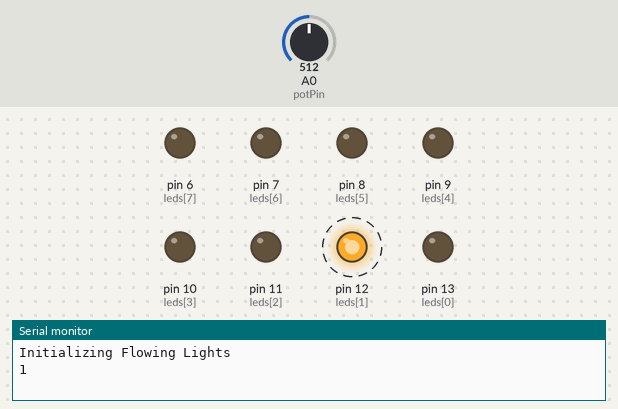
A sketch run on a simulated Arduino Uno, built with avr-gcc and run on an emulated ATmega328P. Parts: output pins drawn as LEDs (lit = HIGH), the last lines printed to the serial monitor. Dashed ring = blinking. The test bench sets the inputs (shaded band); at power-on: A0 (potPin) = 512. Random numbers use the default seed unless the sketch sets one.

Above: at 1.2 s.
1.3 s: A0 (potPin) set to 670
At 3.66 s:
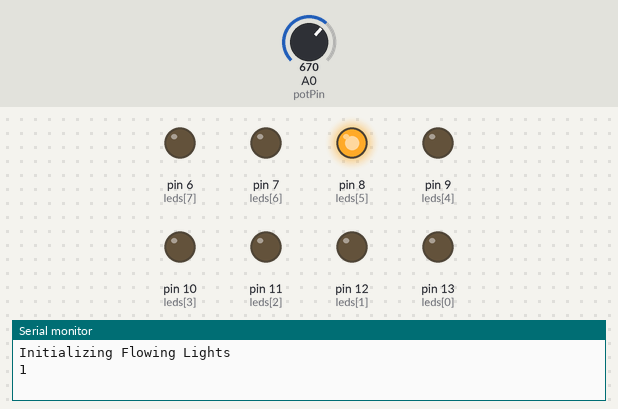
4.6 s: A0 (potPin) set to 697
6.3 s: A0 (potPin) set to 715
7.8 s: A0 (potPin) set to 748
At 8.8 s:
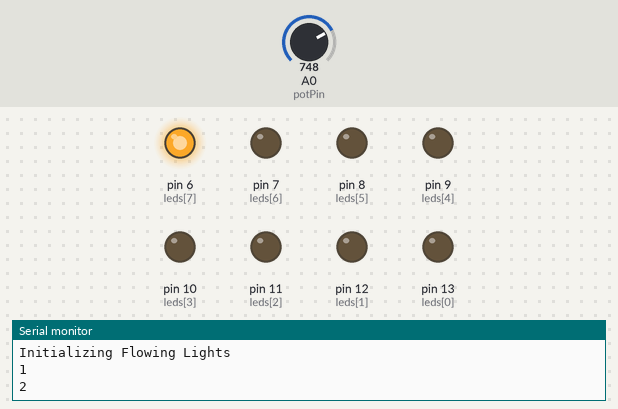
9.3 s: A0 (potPin) set to 774
At 10.5 s:
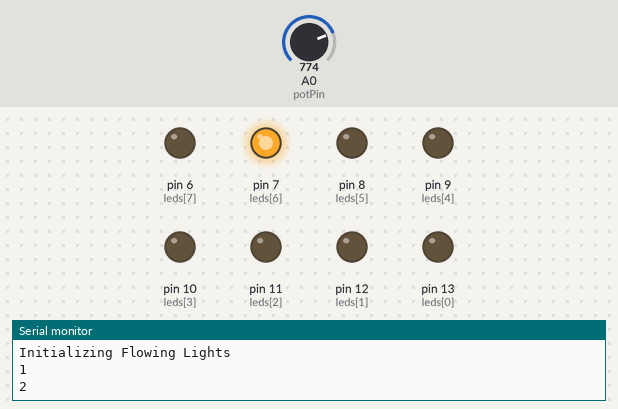
10.8 s: A0 (potPin) set to 1023
At 11.7 s:
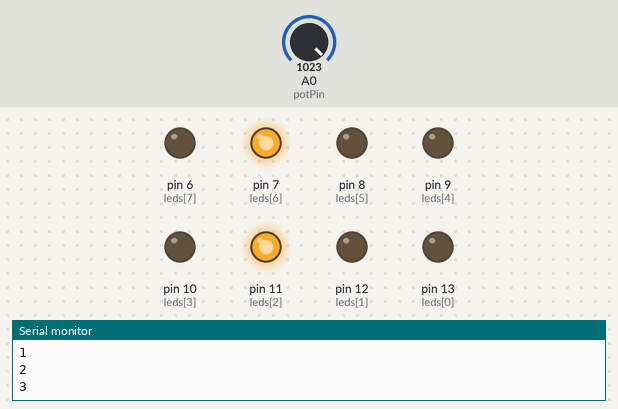
Timing chart, 0 to 15.1 s (numbered marks = the images above; inputs shaded):
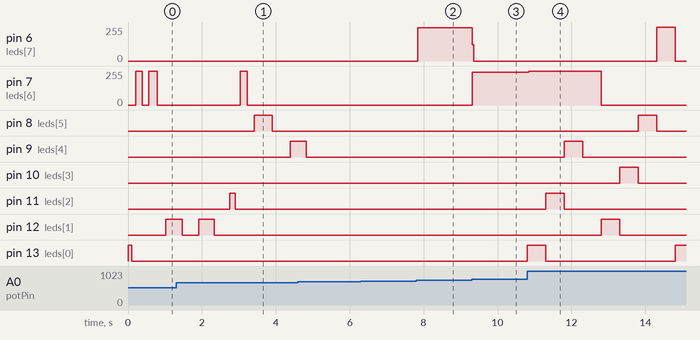

The sketch:

FlowingExtension.ino
```cpp
/**
	Purpose: Analogue selection program for LEDs
	Made By: Alex Li
	Made On: March 5, 2020
	Modified On: March 10, 2020
*/

// Declares variables
const int leds[] = {13,12,11,10,9,8,7,6};
const int potPin = A0;
int curLED = 0;
int endLED = 7;
int curMode = -1;

// sets mode 1 (lights move in to center then out)
void mode1()
{
	// lights LED on and off moving inward from outside
	for(int i = 0; i< 4; i++)
	{
		digitalWrite(leds[endLED], HIGH);
		digitalWrite(leds[curLED], HIGH);
		delay(400);
		digitalWrite(leds[endLED], LOW);
		digitalWrite(leds[curLED], LOW);
		delay(1);
	 	++curLED;
		--endLED;
	}

	// lights LED on and off moving outward from the center
	for(int i = 0; i < 4; i++)
	{
		digitalWrite(leds[endLED], HIGH);
		digitalWrite(leds[curLED], HIGH);
		delay(400);
		digitalWrite(leds[curLED], LOW);
		digitalWrite(leds[endLED], LOW);
		delay(1);
		--curLED;
		++endLED;
	}
}

// sets mode 2 (randomizes LED and delay time)
void mode2()
{
	// initialize variables for random delatTime and randomLED
	int delayTime = random(100, 500);
	int randomLED = random(0,7);

	// sets selected LED as HIGH for the duration of delayTime
	digitalWrite(leds[randomLED],HIGH);
	delay(delayTime);
	digitalWrite(leds[randomLED], LOW);
	delay(delayTime);
}

// sets mode 3 (maps the pin selection to the analog input)
void mode3(int selectedPin)
{
	// sets all LEDs to low
	for(int i: leds)
        {
        	digitalWrite(i, LOW);
        }

	// turns the selected LED on
	digitalWrite(selectedPin, HIGH);
}

// sets mode 4 (turns on all even then odd LEDs)
void mode4()
{
	for(int i = 0; i < 8; i++)
	{
		// lights up all even number leds for 500ms
		if(i % 2 == 0)
		{
			digitalWrite(leds[i], HIGH);
			delay(500);
			digitalWrite(leds[i], LOW);
			delay(1);
		}
	}

	for(int i = 0; i < 8; i++)
        {
		// lights up all odd number LEDs for 500ms
                if(i % 2 != 0)
                {
                        digitalWrite(leds[i], HIGH);
                        delay(500);
			digitalWrite(leds[i], LOW);
			delay(1);
                }
        }

}

// setup function initializes settings for program and serial monitor
void setup()
{
	Serial.begin(9600);
	Serial.println("Initializing Flowing Lights");

	// sets all LED pins to output
	for(int i : leds)
	{
		pinMode(i, OUTPUT);
	}

}

// loop function contains the main program to be repeatedly run
void loop()
{
	// stores input from potentiometer then maps it into four zones
	int analogInfo = analogRead(potPin);
	int modeSelection = map(analogInfo,0, 1023, 0, 3);

	// prints out current mode selection
	if(curMode != modeSelection)
	{
		Serial.println(modeSelection);
		curMode = modeSelection;

	}

	// selects each mode based on analog input from the potentiometer
	switch(modeSelection)
	{
		case 0:
			mode1();
			break;
		case 1:
			mode2();
			break;
		case 2:
			mode3(map(analogInfo,2*256,3*256-1,0,7));
			break;
		case 3:
			mode4();
			break;

	}

}
```

Measured:
- the behaviour switches between 730 and 731 on A0 (potPin) (found by bisection; images 1 and 2)
- the behaviour switches between 766 and 767 on A0 (potPin) (found by bisection; images 2 and 3)
- after the input at 6.3 s, every drawn part: stays the same
- after the input at 7.8 s, pin 6 (leds[7]): 0/255 → 250/255 at once
- after the input at 9.3 s, pin 6 (leds[7]): 250/255 → 0/255 at once; pin 7 (leds[6]): 0/255 → 246/255 at once
- after the input at 10.8 s, pin 6 (leds[7]): 0/255 → 255/255 after 3.5 s, → 0/255 0.50 s later; pin 7 (leds[6]): 246/255 → 255/255 at once, → 0/255 2.0 s later; pin 8 (leds[5]): LOW → HIGH after 3.0 s, → LOW 0.50 s later; pin 9 (leds[4]): LOW → HIGH after 1.0 s, → LOW 0.50 s later; pin 10 (leds[3]): LOW → HIGH after 2.5 s, → LOW 0.50 s later
